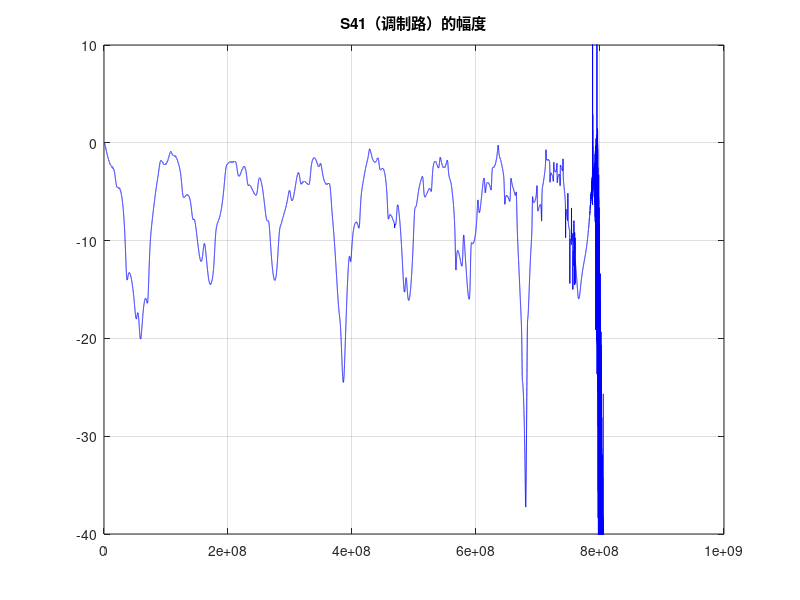
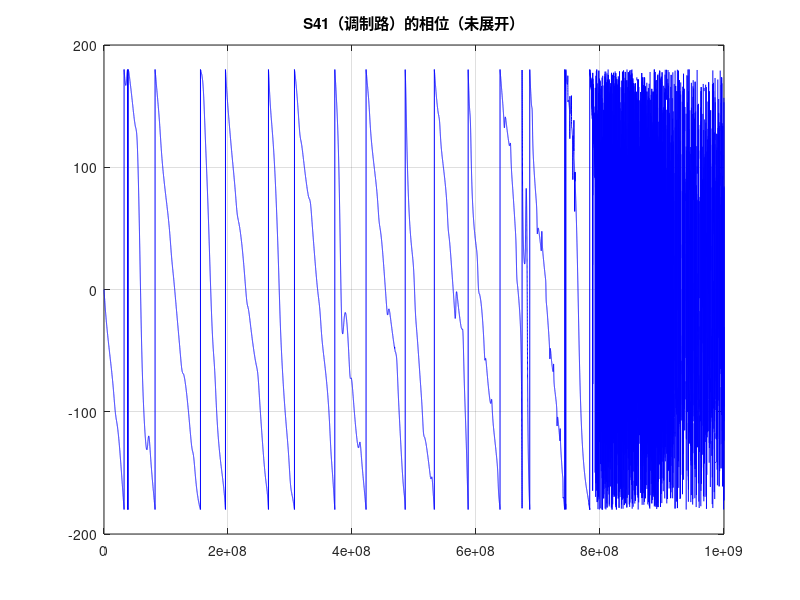
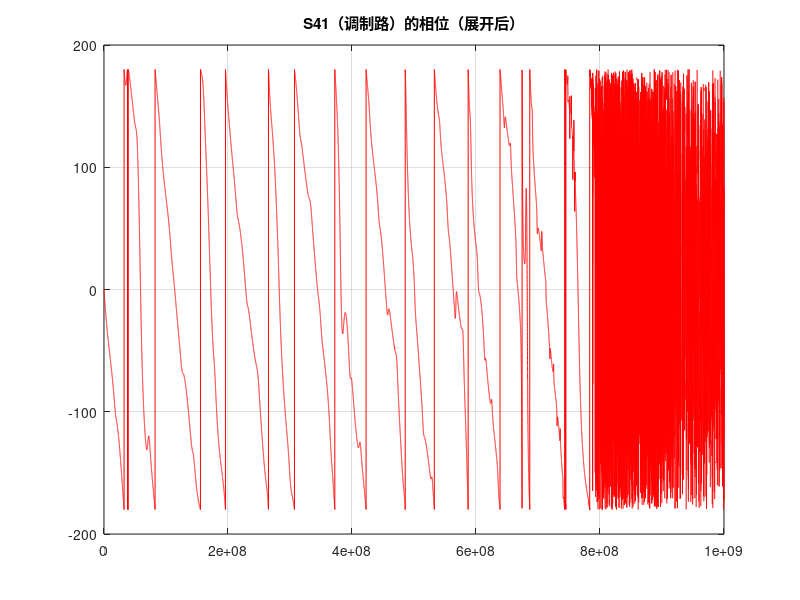
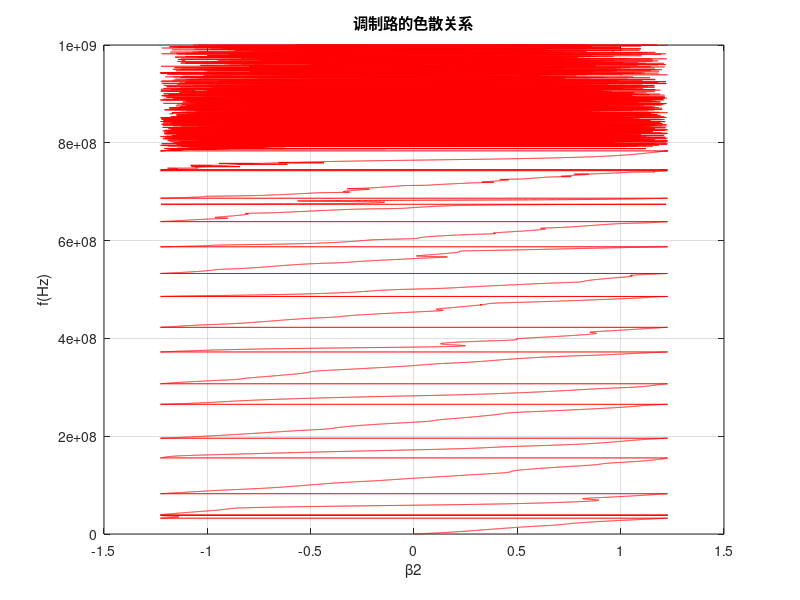

Write the MATLAB code that produced these figures, in order.
%% 计算...的色散曲面 使用的方法是传输矩阵法

%初始化
clear
clc
close all

%电路参数
E=48*pi/180;
F=1e9;
c=3e8;
CV = 8.47e-12;
a=c*E/F/2/pi;

%扫频范围
fMin = 0;
fMax = 1e9;
f = fMin:fMax / 100000:fMax;
Omega = 2 * pi * fMax;
omega = 2 * pi * f;

%增量模型
Z0=50;
Y0=1/Z0;
C = 1 ./ (1i * omega * CV);
N = 3; %y方向的层数，此处有三条线，所以是3
M = 64; %x方向的层数
L = a * M;

%传输矩阵
T = zeros(2 * N, 2 * N, length(omega));
Th = zeros(2 * N, 2 * N, length(omega));
Tv = zeros(2 * N, 2 * N, length(omega));
Ttol = zeros(2 * N, 2 * N, length(omega));
X = zeros(N, N, length(omega));

%填充传输矩阵
for i = 1:length(omega)
    % ?为什么这里用f而不是Omega
    theta=E/F*f(i);
    %这里传输矩阵是未归一化的
    Th(:, :, i) = [cos(theta/2)*eye(3), 1i*Z0*sin(theta/2)*eye(3);
        1i*Y0*sin(theta/2)*eye(3),cos(theta/2)*eye(3)
        ];
    Ya = 1 / C(i);
    Yb = -1 / C(i);
    Yc = 2 / C(i);

    for k = 1:N

        for j = 1:N

            if k == j
                %主对角线
                if k == 1 || k == N
                    X(k, j, i) = Ya;
                else
                    X(k, j, i) = Yc;
                end

            end

            if abs(k - j) == 1
                X(k, j, i) = Yb;
            end

        end

    end

    Tv(:, :, i) = [
                   eye(N), zeros(N);
                   X(:, :, i), eye(N)
                   ];
    T(:, :, i) = Th(:, :, i) * Tv(:, :, i) * Th(:, :, i);
    Ttol(:, :, i) = T(:, :, i) ^ M;
end

Atol = Ttol(1:N, 1:N, :);
Btol = Ttol(1:N, N + 1:2 * N, :);
Ctol = Ttol(N + 1:2 * N, 1:N, :);
Dtol = Ttol(N + 1:2 * N, N + 1:2 * N, :);

%Z矩阵
Ztol = zeros(2 * N, 2 * N, length(omega));
Stol = zeros(2 * N, 2 * N, length(omega));

for i = 1:length(omega)
    Ztol(:, :, i) = [Atol(:, :, i) * Ctol(:, :, i) ^ -1, Ctol(:, :, i) ^ -1;
                     Ctol(:, :, i) ^ -1, Dtol(:, :, i) * Ctol(:, :, i) ^ -1];
    Stol(:, :, i) = (Ztol(:, :, i) / Z0 - eye(2 * N)) * (Ztol(:, :, i) / Z0 + eye(2 * N)) ^ -1;
end

Z11=squeeze(Ztol(1,1,:));
Z22=squeeze(Ztol(2,2,:));
Z44=squeeze(Ztol(1,1,:));
Z55=squeeze(Ztol(1,1,:));
S11 = squeeze(Stol(1, 1, :));
S41 = squeeze(Stol(4, 1, :));
S52 = squeeze(Stol(5, 2, :));
S63 = squeeze(Stol(6, 3, :));
S41_phi = angle(S41) .* 180 / pi;
S52_phi = angle(S52) .* 180 / pi;
S63_phi = angle(S63) .* 180 / pi;
unwrapped_S41_phi = unwrap(S41_phi, -360);
unwrapped_S52_phi = unwrap(S52_phi, -360);
unwrapped_S63_phi = unwrap(S63_phi, -360);
beta41 = -unwrapped_S41_phi * pi / 180 / L;
beta52 = -unwrapped_S52_phi * pi / 180 / L;
beta63 = -unwrapped_S63_phi * pi / 180 / L;
theta41 = beta41 * a;
theta52 = beta52 * a;
theta63 = beta63 * a;
S11_dB = 20 * log10(abs(S11));
S41_dB = 20 * log10(abs(S41));
S52_dB = 20 * log10(abs(S52));
S63_dB = 20 * log10(abs(S63));

%% 画图
h1 = figure;
plot(f, S41_dB, 'b-')
ylim([-40 10])
xlim([0 fMax])
yticks(-40:10:10)
title('S41（调制路）的幅度')
grid on

h2=figure;
plot(f, S41_phi, '-', 'Color', 'b')
xlim([0 fMax])
ylim([-200 200])
title('S41（调制路）的相位（未展开）')
grid on

h3=figure;
plot(f, unwrapped_S41_phi, 'r-')
title('S41（调制路）的相位（展开后）')
grid on

h4=figure;
plot(beta41, f, 'r-')
ylabel('f(Hz)')
xlabel('β2')
title('调制路的色散关系')
grid on

h5=figure;
plot(f, S52_dB, 'b-')
xlim([0 fMax])
ylim([-40 10])
yticks(-40:10:10)
title('S52（主路）的幅度')
grid on

h6=figure;
plot(f, S52_phi, '-', 'Color', 'b')
xlim([0 fMax])
ylim([-200 200])
title('S52（主路）的相位（未展开）')
grid on

h7=figure;
plot(f, unwrapped_S52_phi, 'r-')
title('S52（主路）的相位（展开后）')
grid on

h8=figure;
plot(beta52, f, 'r-')
ylabel('f(Hz)')
xlabel('β1')
title('主路的色散关系')
grid on

% 相速度
vp1=omega'./beta52;
vp2=omega'./beta41;

h9=figure;
hold on
plot(f,vp1,'b-')
plot(f,vp2,'r-')
grid on
legend("主路","调制路")

